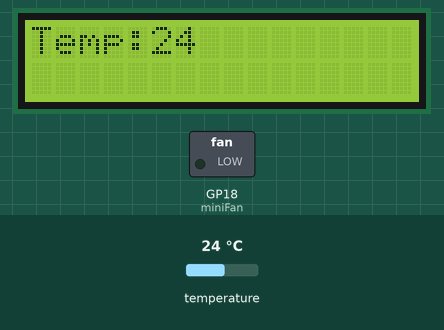
Recording of a program running on a simulated Raspberry Pi Pico running MicroPython. Parts: 16×2 character LCD, switched loads named in the program (green lamp = pin HIGH). The inputs (shaded band) are chosen by the test bench; at power-on: temperature 24 °C.

Above: at 1.6 s.
1.7 s: temperature set to 28 °C
At 4.4 s:
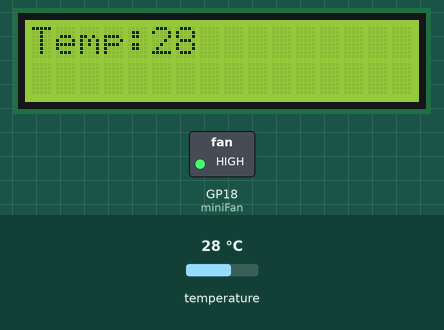
5.5 s: temperature set to 12 °C
At 9.1 s:
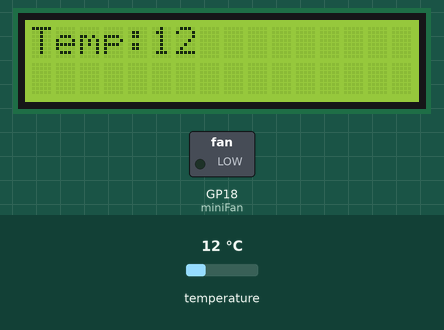
9.5 s: temperature set to 19 °C
At 11.9 s:
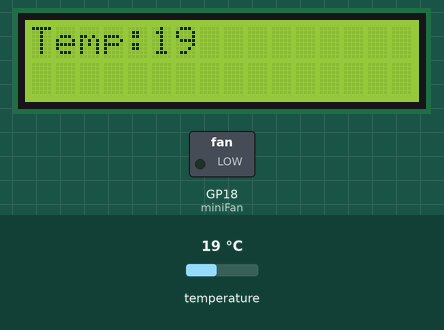
Timing chart, 0 to 13.4 s (numbered marks = the images above; inputs shaded):
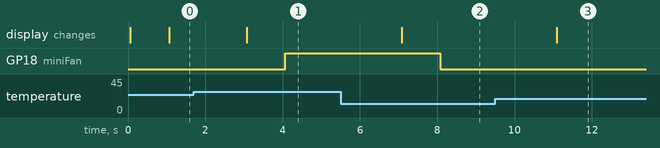

The program:

temp_minifan.py
```python
from lcd1602 import LCD1602
from dht11 import *
from machine import I2C,Pin,ADC
from utime import sleep

i2c = I2C(1,scl=Pin(7), sda=Pin(6), freq=400000)
d = LCD1602(i2c, 2, 16)
d.display()
dht2 = DHT(16)
miniFan = machine.Pin(18,machine.Pin.OUT)

while True:
    temp = dht2.readTemperature()#temp:
    sleep(1)
    d.clear()
    d.setCursor(0,0)
    d.print("Temp:"+str(temp))
    sleep(1)
    if temp > 26:
        miniFan.value(1)
    else:
        miniFan.value(0)
```

Measured:
- the behaviour switches between 26 and 27 °C on temperature (found by bisection; images 0 and 1)
- after the input at 1.7 s, GP18 (miniFan): LOW → HIGH after 2.4 s; the display: changes after 1.4 s (image 1)
- after the input at 5.5 s, GP18 (miniFan): HIGH → LOW after 2.6 s; the display: changes after 1.6 s (image 2)
- after the input at 9.5 s, the display: changes after 1.6 s (image 3)
